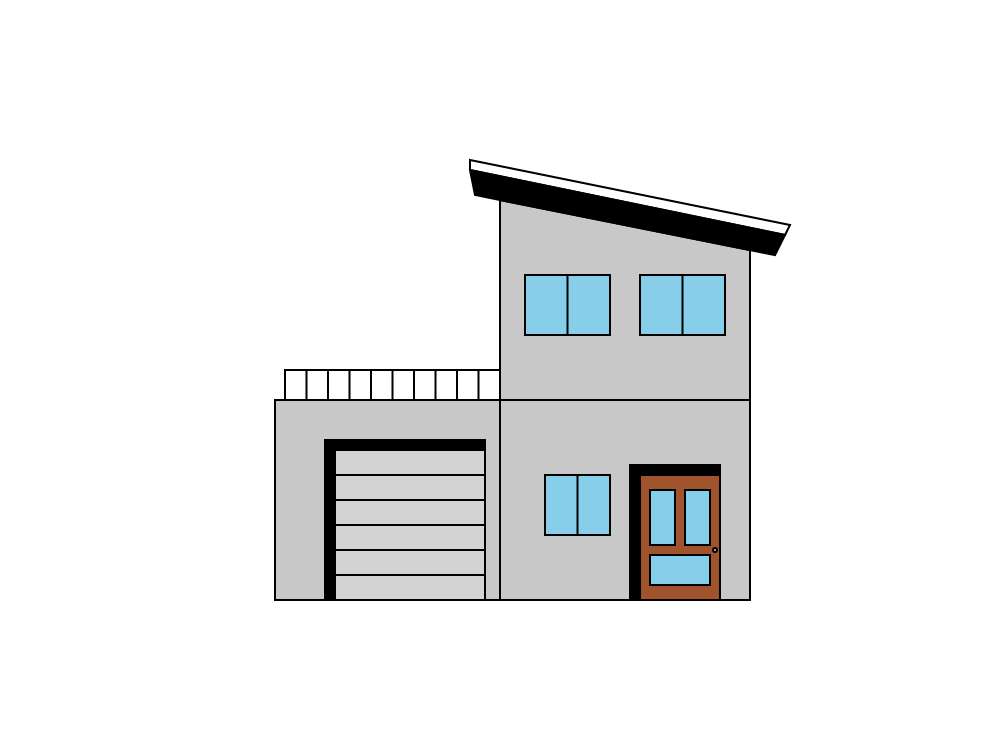
Frame 1 (no input)
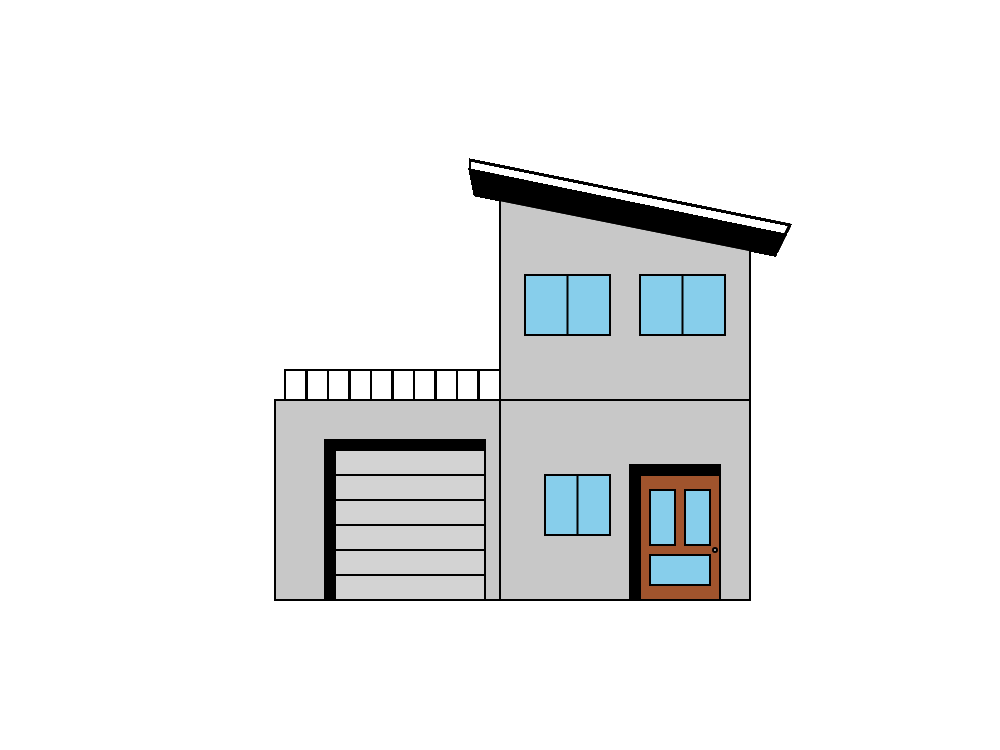
Frame 60 (no input)
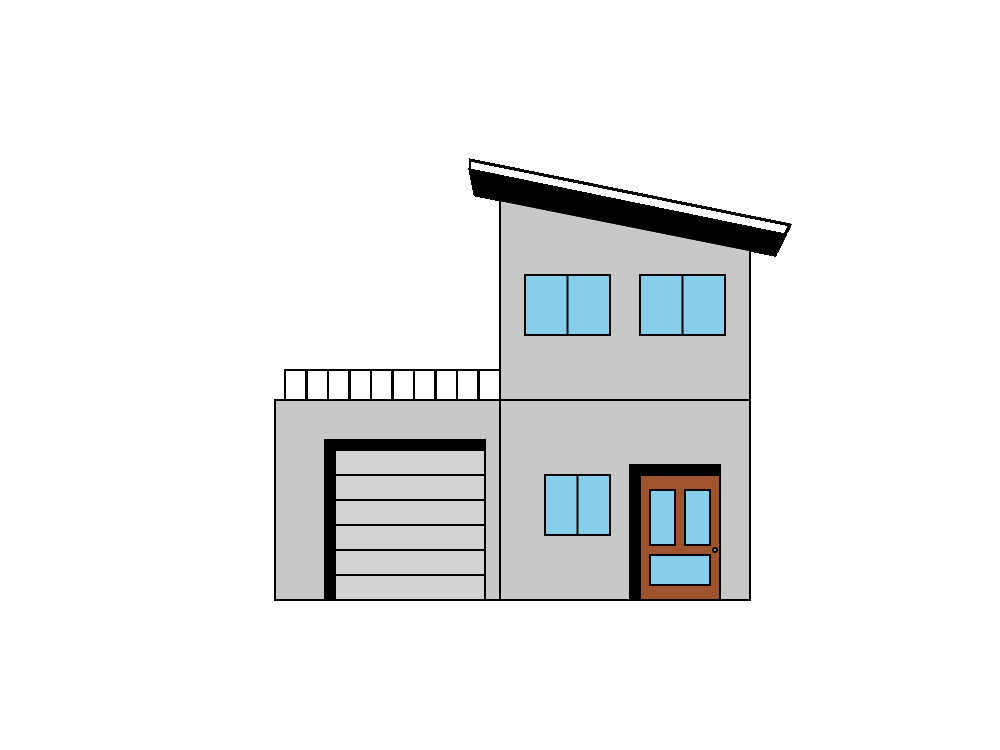
Frame 120 (the mouse pressed at the canvas centre since frame 60)

The p5.js sketch that drew these frames (run headless with seeded random() and noise() and a simulated clock; from frame 60 on, the mouse is pressed at the canvas centre):

// p5.js sketch
// ── sketch.js
function setup() {
  // put setup code here
  createCanvas(1000, 750);
  background('white');
}

function draw() {
  // put drawing code here

  noFill();
  strokeWeight(2);
  //wall sa door
  fill(200, 200, 200);
  beginShape();
  vertex(500, 600);
  vertex(500, 400);
  vertex(750, 400);
  vertex(750, 600);
  endShape(CLOSE);

  //garahe na wow
  fill(200, 200, 200);
  beginShape();
  vertex(500, 600);
  vertex(500, 400);
  vertex(275, 400);
  vertex(275, 600);
  endShape(CLOSE);

  //door sa garahe
  fill('lightgray');
  beginShape();
  vertex(335, 600);
  vertex(335, 450);
  vertex(485, 450);
  vertex(485, 600);
  endShape(CLOSE);

  fill('black');
  beginShape();
  vertex(325, 600);
  vertex(325, 440);
  vertex(485, 440);
  vertex(485, 450);
  vertex(335, 450);
  vertex(335, 600);
  endShape(CLOSE);

  line(335, 475, 485, 475);
  line(335, 500, 485, 500);
  line(335, 525, 485, 525);
  line(335, 550, 485, 550);
  line(335, 575, 485, 575);

  //syempre door ni
  fill(160, 84, 45);
  beginShape();
  vertex(640, 600);
  vertex(640, 475);
  vertex(720, 475);
  vertex(720, 600);
  endShape(CLOSE);

  fill('black');
  beginShape();
  vertex(630, 600);
  vertex(630, 465);
  vertex(720, 465);
  vertex(720, 475);
  vertex(640, 475);
  vertex(640, 600);
  endShape(CLOSE);

  fill('skyblue');
  beginShape();
  vertex(650, 490);
  vertex(675, 490);
  vertex(675, 545);
  vertex(650, 545);
  endShape(CLOSE);
  beginShape();
  vertex(685, 490);
  vertex(710, 490);
  vertex(710, 545);
  vertex(685, 545);
  endShape(CLOSE);
  beginShape();
  vertex(650, 585);
  vertex(650, 555);
  vertex(710, 555);
  vertex(710, 585);
  endShape(CLOSE);

  noFill();
  //second floor kay babaw
  fill(200, 200, 200);
  beginShape();
  vertex(500, 400);
  vertex(500, 200);
  vertex(750, 250);
  vertex(750, 400);
  endShape(CLOSE);
  //door knob
  ellipse(715, 550, 4);

  //atop na hiwi
  fill('black');
  beginShape();
  vertex(500, 200);
  vertex(475, 195);
  vertex(470, 170);
  vertex(785, 235);
  vertex(775, 255);
  endShape(CLOSE);

  //atop sa atop pagyud
  noFill();
  beginShape();
  vertex(470, 170);
  vertex(470, 160);
  vertex(790, 225);
  vertex(785, 235);
  endShape(CLOSE);

  //sun bathing
  beginShape();
  vertex(285, 400);
  vertex(285, 370);
  vertex(500, 370);
  vertex(500, 400);
  endShape(CLOSE);

  //para di mahulog ang bata
  line(306.5, 370, 306.5, 400);
  line(328, 370, 328, 400);
  line(349.5, 370, 349.5, 400);
  line(371, 370, 371, 400);
  line(392.5, 370, 392.5, 400);
  line(414, 370, 414, 400);
  line(435.5, 370, 435.5, 400);
  line(457, 370, 457, 400);
  line(478.5, 370, 478.5, 400);

  //windows 1
  fill('skyblue');
  beginShape();
  vertex(545, 475);
  vertex(610, 475);
  vertex(610, 535);
  vertex(545, 535);
  endShape(CLOSE);
  line(577.5, 475, 577.5, 535);

  //windowss 2
  beginShape();
  vertex(525, 335);
  vertex(525, 275);
  vertex(610, 275);
  vertex(610, 335);
  endShape(CLOSE);
  line(567.5, 335, 567.5, 275);

  //windows 3
  beginShape();
  vertex(640, 335);
  vertex(640, 275);
  vertex(725, 275);
  vertex(725, 335);
  endShape(CLOSE);
  line(682.5, 335, 682.5, 275);

}
